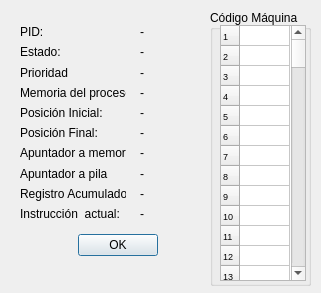
<?xml version="1.0" encoding="UTF-8"?>
<ui version="4.0">
 <class>StatusMemory</class>
 <widget class="QDialog" name="StatusMemory">
  <property name="geometry">
   <rect>
    <x>0</x>
    <y>0</y>
    <width>321</width>
    <height>293</height>
   </rect>
  </property>
  <property name="sizePolicy">
   <sizepolicy hsizetype="Expanding" vsizetype="Fixed">
    <horstretch>0</horstretch>
    <verstretch>0</verstretch>
   </sizepolicy>
  </property>
  <property name="minimumSize">
   <size>
    <width>210</width>
    <height>207</height>
   </size>
  </property>
  <property name="maximumSize">
   <size>
    <width>750</width>
    <height>300</height>
   </size>
  </property>
  <property name="font">
   <font>
    <family>Arial</family>
   </font>
  </property>
  <property name="windowTitle">
   <string>Informe del Proceso</string>
  </property>
  <widget class="QDialogButtonBox" name="buttonBox">
   <property name="geometry">
    <rect>
     <x>40</x>
     <y>230</y>
     <width>156</width>
     <height>31</height>
    </rect>
   </property>
   <property name="font">
    <font>
     <family>Arial</family>
    </font>
   </property>
   <property name="orientation">
    <enum>Qt::Horizontal</enum>
   </property>
   <property name="standardButtons">
    <set>QDialogButtonBox::Ok</set>
   </property>
   <property name="centerButtons">
    <bool>true</bool>
   </property>
  </widget>
  <widget class="QGroupBox" name="groupBox">
   <property name="geometry">
    <rect>
     <x>210</x>
     <y>10</y>
     <width>101</width>
     <height>276</height>
    </rect>
   </property>
   <property name="title">
    <string>Código Máquina</string>
   </property>
   <widget class="QTableWidget" name="tabla">
    <property name="enabled">
     <bool>true</bool>
    </property>
    <property name="geometry">
     <rect>
      <x>10</x>
      <y>15</y>
      <width>86</width>
      <height>256</height>
     </rect>
    </property>
    <property name="font">
     <font>
      <family>Arial</family>
      <pointsize>7</pointsize>
     </font>
    </property>
    <property name="mouseTracking">
     <bool>true</bool>
    </property>
    <property name="editTriggers">
     <set>QAbstractItemView::NoEditTriggers</set>
    </property>
    <property name="tabKeyNavigation">
     <bool>false</bool>
    </property>
    <property name="alternatingRowColors">
     <bool>false</bool>
    </property>
    <property name="selectionMode">
     <enum>QAbstractItemView::SingleSelection</enum>
    </property>
    <property name="selectionBehavior">
     <enum>QAbstractItemView::SelectRows</enum>
    </property>
    <property name="rowCount">
     <number>100</number>
    </property>
    <property name="columnCount">
     <number>1</number>
    </property>
    <attribute name="horizontalHeaderVisible">
     <bool>false</bool>
    </attribute>
    <attribute name="horizontalHeaderDefaultSectionSize">
     <number>50</number>
    </attribute>
    <attribute name="horizontalHeaderMinimumSectionSize">
     <number>20</number>
    </attribute>
    <attribute name="horizontalHeaderShowSortIndicator" stdset="0">
     <bool>false</bool>
    </attribute>
    <attribute name="verticalHeaderDefaultSectionSize">
     <number>20</number>
    </attribute>
    <attribute name="verticalHeaderMinimumSectionSize">
     <number>15</number>
    </attribute>
    <attribute name="verticalHeaderShowSortIndicator" stdset="0">
     <bool>false</bool>
    </attribute>
    <row/>
    <row/>
    <row/>
    <row/>
    <row/>
    <row/>
    <row/>
    <row/>
    <row/>
    <row/>
    <row/>
    <row/>
    <row/>
    <row/>
    <row/>
    <row/>
    <row/>
    <row/>
    <row/>
    <row/>
    <row/>
    <row/>
    <row/>
    <row/>
    <row/>
    <row/>
    <row/>
    <row/>
    <row/>
    <row/>
    <row/>
    <row/>
    <row/>
    <row/>
    <row/>
    <row/>
    <row/>
    <row/>
    <row/>
    <row/>
    <row/>
    <row/>
    <row/>
    <row/>
    <row/>
    <row/>
    <row/>
    <row/>
    <row/>
    <row/>
    <row/>
    <row/>
    <row/>
    <row/>
    <row/>
    <row/>
    <row/>
    <row/>
    <row/>
    <row/>
    <row/>
    <row/>
    <row/>
    <row/>
    <row/>
    <row/>
    <row/>
    <row/>
    <row/>
    <row/>
    <row/>
    <row/>
    <row/>
    <row/>
    <row/>
    <row/>
    <row/>
    <row/>
    <row/>
    <row/>
    <row/>
    <row/>
    <row/>
    <row/>
    <row/>
    <row/>
    <row/>
    <row/>
    <row/>
    <row/>
    <row/>
    <row/>
    <row/>
    <row/>
    <row/>
    <row/>
    <row/>
    <row/>
    <row/>
    <row/>
    <column/>
    <item row="0" column="0">
     <property name="font">
      <font>
       <family>Arial</family>
       <pointsize>7</pointsize>
      </font>
     </property>
    </item>
   </widget>
  </widget>
  <widget class="QWidget" name="layoutWidget">
   <property name="geometry">
    <rect>
     <x>20</x>
     <y>25</y>
     <width>106</width>
     <height>196</height>
    </rect>
   </property>
   <layout class="QVBoxLayout" name="verticalLayout1">
    <item>
     <widget class="QLabel" name="label">
      <property name="font">
       <font>
        <family>Arial</family>
       </font>
      </property>
      <property name="text">
       <string>PID:</string>
      </property>
     </widget>
    </item>
    <item>
     <widget class="QLabel" name="label_4">
      <property name="font">
       <font>
        <family>Arial</family>
       </font>
      </property>
      <property name="text">
       <string>Estado:</string>
      </property>
     </widget>
    </item>
    <item>
     <widget class="QLabel" name="label_10">
      <property name="font">
       <font>
        <family>Arial</family>
       </font>
      </property>
      <property name="text">
       <string>Prioridad</string>
      </property>
     </widget>
    </item>
    <item>
     <widget class="QLabel" name="label_7">
      <property name="font">
       <font>
        <family>Arial</family>
       </font>
      </property>
      <property name="text">
       <string>Memoria del proceso:</string>
      </property>
     </widget>
    </item>
    <item>
     <widget class="QLabel" name="label_2">
      <property name="font">
       <font>
        <family>Arial</family>
       </font>
      </property>
      <property name="text">
       <string>Posición Inicial:</string>
      </property>
     </widget>
    </item>
    <item>
     <widget class="QLabel" name="label_3">
      <property name="font">
       <font>
        <family>Arial</family>
       </font>
      </property>
      <property name="text">
       <string>Posición Final:</string>
      </property>
     </widget>
    </item>
    <item>
     <widget class="QLabel" name="label_9">
      <property name="font">
       <font>
        <family>Arial</family>
       </font>
      </property>
      <property name="text">
       <string>Apuntador a memoria</string>
      </property>
     </widget>
    </item>
    <item>
     <widget class="QLabel" name="label_8">
      <property name="font">
       <font>
        <family>Arial</family>
       </font>
      </property>
      <property name="text">
       <string>Apuntador a pila</string>
      </property>
     </widget>
    </item>
    <item>
     <widget class="QLabel" name="label_5">
      <property name="font">
       <font>
        <family>Arial</family>
       </font>
      </property>
      <property name="text">
       <string>Registro Acumulador:</string>
      </property>
     </widget>
    </item>
    <item>
     <widget class="QLabel" name="label_6">
      <property name="font">
       <font>
        <family>Arial</family>
       </font>
      </property>
      <property name="text">
       <string>Instrucción  actual:</string>
      </property>
     </widget>
    </item>
   </layout>
  </widget>
  <widget class="QWidget" name="layoutWidget">
   <property name="geometry">
    <rect>
     <x>140</x>
     <y>25</y>
     <width>105</width>
     <height>196</height>
    </rect>
   </property>
   <layout class="QVBoxLayout" name="verticalLayout_2">
    <item>
     <widget class="QLabel" name="label_Pid">
      <property name="font">
       <font>
        <family>Arial</family>
       </font>
      </property>
      <property name="text">
       <string>-</string>
      </property>
     </widget>
    </item>
    <item>
     <widget class="QLabel" name="label_Es">
      <property name="font">
       <font>
        <family>Arial</family>
       </font>
      </property>
      <property name="text">
       <string>-</string>
      </property>
     </widget>
    </item>
    <item>
     <widget class="QLabel" name="label_prioridad">
      <property name="font">
       <font>
        <family>Arial</family>
       </font>
      </property>
      <property name="text">
       <string>-</string>
      </property>
     </widget>
    </item>
    <item>
     <widget class="QLabel" name="label_MemProc">
      <property name="font">
       <font>
        <family>Arial</family>
       </font>
      </property>
      <property name="text">
       <string>-</string>
      </property>
     </widget>
    </item>
    <item>
     <widget class="QLabel" name="label_Pi">
      <property name="font">
       <font>
        <family>Arial</family>
       </font>
      </property>
      <property name="text">
       <string>-</string>
      </property>
     </widget>
    </item>
    <item>
     <widget class="QLabel" name="label_pf">
      <property name="font">
       <font>
        <family>Arial</family>
       </font>
      </property>
      <property name="text">
       <string>-</string>
      </property>
     </widget>
    </item>
    <item>
     <widget class="QLabel" name="label_memPointer">
      <property name="font">
       <font>
        <family>Arial</family>
       </font>
      </property>
      <property name="text">
       <string>-</string>
      </property>
     </widget>
    </item>
    <item>
     <widget class="QLabel" name="label_sAc">
      <property name="font">
       <font>
        <family>Arial</family>
       </font>
      </property>
      <property name="text">
       <string>-</string>
      </property>
     </widget>
    </item>
    <item>
     <widget class="QLabel" name="label_acc">
      <property name="font">
       <font>
        <family>Arial</family>
       </font>
      </property>
      <property name="text">
       <string>-</string>
      </property>
     </widget>
    </item>
    <item>
     <widget class="QLabel" name="label_RAc">
      <property name="font">
       <font>
        <family>Arial</family>
       </font>
      </property>
      <property name="text">
       <string>-</string>
      </property>
     </widget>
    </item>
   </layout>
  </widget>
 </widget>
 <resources/>
 <connections>
  <connection>
   <sender>buttonBox</sender>
   <signal>accepted()</signal>
   <receiver>StatusMemory</receiver>
   <slot>accept()</slot>
   <hints>
    <hint type="sourcelabel">
     <x>248</x>
     <y>254</y>
    </hint>
    <hint type="destinationlabel">
     <x>157</x>
     <y>274</y>
    </hint>
   </hints>
  </connection>
  <connection>
   <sender>buttonBox</sender>
   <signal>rejected()</signal>
   <receiver>StatusMemory</receiver>
   <slot>reject()</slot>
   <hints>
    <hint type="sourcelabel">
     <x>316</x>
     <y>260</y>
    </hint>
    <hint type="destinationlabel">
     <x>286</x>
     <y>274</y>
    </hint>
   </hints>
  </connection>
 </connections>
</ui>
